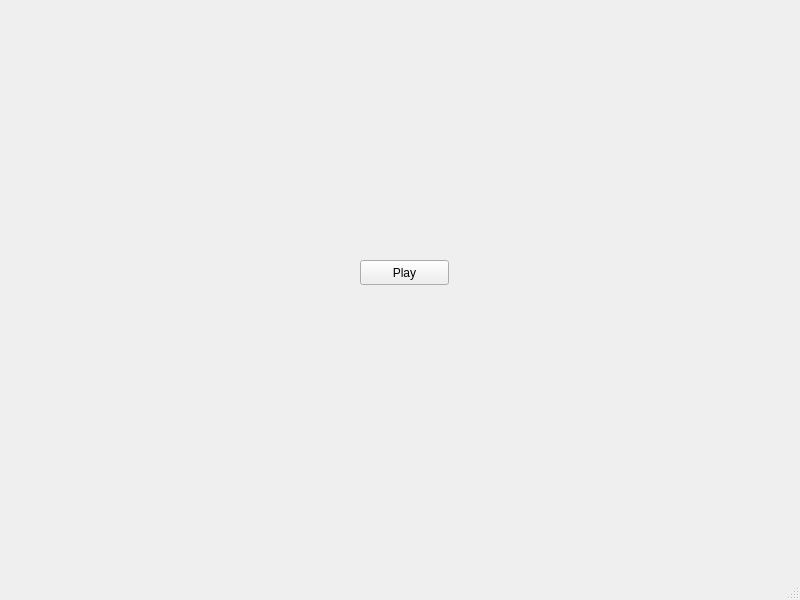
<?xml version="1.0" encoding="UTF-8"?>
<ui version="4.0">
 <class>MainWindow</class>
 <widget class="QMainWindow" name="MainWindow">
  <property name="geometry">
   <rect>
    <x>0</x>
    <y>0</y>
    <width>800</width>
    <height>600</height>
   </rect>
  </property>
  <property name="windowTitle">
   <string>MainWindow</string>
  </property>
  <widget class="QWidget" name="centralwidget">
   <widget class="QPushButton" name="play">
    <property name="geometry">
     <rect>
      <x>360</x>
      <y>260</y>
      <width>89</width>
      <height>25</height>
     </rect>
    </property>
    <property name="text">
     <string>Play</string>
    </property>
   </widget>
  </widget>
  <widget class="QMenuBar" name="menubar">
   <property name="geometry">
    <rect>
     <x>0</x>
     <y>0</y>
     <width>800</width>
     <height>22</height>
    </rect>
   </property>
  </widget>
  <widget class="QStatusBar" name="statusbar"/>
 </widget>
 <resources/>
 <connections/>
</ui>
